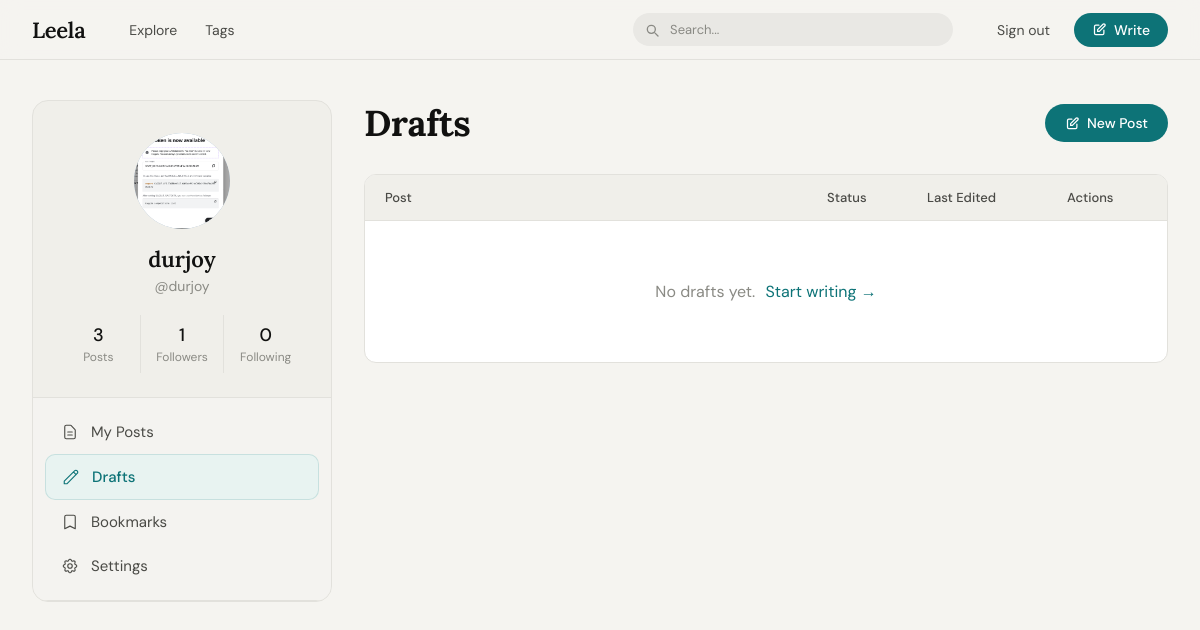
Page /dashboard/drafts/ (signed in) on the committed database.
### blog/models.py (models this page shows, shortened)
class User(AbstractUser):
    bio       = models.TextField(blank=True)
    avatar    = models.ImageField(upload_to='avatars/', blank=True, null=True)
    website   = models.URLField(blank=True)
    followers = models.ManyToManyField(
        'self',
        symmetrical=False,
        related_name='following',
        blank=True
    )
    def follower_count(self):
        return self.followers.count()
    def following_count(self):
        return self.following.count()

### blog/views.py (the view)
# urls.py: path('dashboard/drafts/', views.dashboard_drafts, name='dashboard_drafts'),
@login_required
def dashboard_drafts(request):
    drafts = Post.objects.filter(
        author=request.user, status='draft'
    ).order_by('-updated_at')
    drafts_count = drafts.count()
    return render(request, 'dashboard/drafts.html', {
        'drafts':       drafts,
        'drafts_count': drafts_count,
        'active_tab':   'drafts',
    })

### blog/templates/dashboard/drafts.html (shortened to what this page needs)
{% extends 'dashboard/base.html' %}
{%block content %}
<div class="panel-header">
  <h1 class="panel-title">Drafts</h1>
  <a class="btn-new-post" href="{% url 'post_create' %}">
    <svg
      xmlns="http://www.w3.org/2000/svg"
      fill="none"
      viewBox="0 0 24 24"
      stroke="currentColor"
    >
      <path
        stroke-linecap="round"
        stroke-linejoin="round"
        stroke-width="2"
        d="M11 5H6a2 2 0 00-2 2v11a2 2 0 002 2h11a2 2 0 002-2v-5m-1.414-9.414a2 2 0 112.828 2.828L11.828 15H9v-2.828l8.586-8.586z"
      />
    </svg>
    New Post
  </a>
</div>
<div class="table-wrap">
  <div class="table-head drafts-cols">
    <span>Post</span><span>Status</span><span>Last Edited</span
    ><span>Actions</span>
  </div>
  {% for draft in drafts %}
  <div class="table-row drafts-cols" id="row-{{ draft.slug }}">
    <div class="draft-cell">
      <div class="draft-title">{{ draft.title }}</div>
      <div class="draft-excerpt">
        {{ draft.excerpt|default:"No excerpt yet..." }}
      </div>
    </div>
    <div><span class="status-badge status-draft">Draft</span></div>
    <div style="font-size: 14px; color: var(--text-2)">
      {{ draft.updated_at|date:"M d, Y" }}
    </div>
    <div class="actions-cell">
      <a
        class="action-icon"
        href="{% url 'post_edit' draft.slug %}"
        title="Edit"
      >
        <svg
          xmlns="http://www.w3.org/2000/svg"
          fill="none"
          viewBox="0 0 24 24"
          stroke="currentColor"
        >
          <path
            stroke-linecap="round"
            stroke-linejoin="round"
            stroke-width="1.5"
            d="M15.232 5.232l3.536 3.536m-2.036-5.036a2.5 2.5 0 113.536 3.536L6.5 21.036H3v-3.572L16.732 3.732z"
          />
        </svg>
      </a>
      <button
        class="action-icon del"
        onclick="deletePost('{{ draft.slug }}')"
        title="Delete"
      >
        <svg
          xmlns="http://www.w3.org/2000/svg"
          fill="none"
          viewBox="0 0 24 24"
          stroke="currentColor"
        >
          <path
            stroke-linecap="round"
            stroke-linejoin="round"
            stroke-width="1.5"
            d="M19 7l-.867 12.142A2 2 0 0116.138 21H7.862a2 2 0 01-1.995-1.858L5 7m5 4v6m4-6v6m1-10V4a1 1 0 00-1-1h-4a1 1 0 00-1 1v3M4 7h16"
          />
        </svg>
      </button>
    </div>
  </div>
  {% empty %}
  <div style="padding: 60px; text-align: center; color: var(--text-3)">
    No drafts yet.
    <a
      href="{% url 'post_create' %}"
      style="color: var(--teal); margin-left: 6px"
      >Start writing →</a
    >
  </div>
  {% endfor %}
</div>
{% endblock %}

### blog/templates/dashboard/base.html (shortened to what this page needs)
{% load static %}
<!doctype html>
<html lang="en">
  <head>
    <link rel="stylesheet" href="{% static 'blog/css/dashboard.css' %}" />
  </head>
  <body>
    <nav>
      <div class="nav-inner">
        <a class="nav-logo" href="{% url 'home' %}">Leela</a>
        <div class="nav-links">
          <a href="{% url 'home' %}">Explore</a>
          <a href="#">Tags</a>
        </div>
        <div class="nav-search">
          <svg
            xmlns="http://www.w3.org/2000/svg"
            fill="none"
            viewBox="0 0 24 24"
            stroke="currentColor"
          >
            <path
              stroke-linecap="round"
              stroke-linejoin="round"
              stroke-width="2"
              d="M21 21l-4.35-4.35M17 11A6 6 0 1 1 5 11a6 6 0 0 1 12 0z"
            />
          </svg>
          <input type="text" placeholder="Search..." />
        </div>
        <div class="nav-right">
          <a href="{% url 'signout' %}" class="btn-signin">Sign out</a>
          <a class="btn-write" href="{% url 'post_create' %}">
            <svg
              xmlns="http://www.w3.org/2000/svg"
              fill="none"
              viewBox="0 0 24 24"
              stroke="currentColor"
            >
              <path
                stroke-linecap="round"
                stroke-linejoin="round"
                stroke-width="2"
                d="M11 5H6a2 2 0 00-2 2v11a2 2 0 002 2h11a2 2 0 002-2v-5m-1.414-9.414a2 2 0 112.828 2.828L11.828 15H9v-2.828l8.586-8.586z"
              />
            </svg>
            Write
          </a>
        </div>
      </div>
    </nav>
    <div class="page">
      <aside class="sidebar">
        <div class="profile-block">
          <div class="avatar-wrap">
            {% if request.user.avatar %}
            <img
              src="{{ request.user.avatar.url }}"
              style="
                width: 100%;
                height: 100%;
                object-fit: cover;
                border-radius: 50%;
              "
              alt="{{ request.user.username }}"
            />
            {% else %} {{ request.user.username|first|upper }} {% endif %}
          </div>
          <div class="profile-name">
            {{ request.user.get_full_name|default:request.user.username }}
          </div>
          <div class="profile-handle">@{{ request.user.username }}</div>
          <div class="stats-row">
            <div class="stat">
              <span class="stat-num">{{ request.user.posts.count }}</span>
              <span class="stat-label">Posts</span>
            </div>
            <div class="stat">
              <span class="stat-num">{{ request.user.follower_count }}</span>
              <span class="stat-label">Followers</span>
            </div>
            <div class="stat">
              <span class="stat-num">{{ request.user.following_count }}</span>
              <span class="stat-label">Following</span>
            </div>
          </div>
        </div>
        <nav class="nav-menu">
          <a
            href="{% url 'dashboard' %}"
            class="nav-item {% if active_tab == 'my_posts' %}active{% endif %}"
          >
            <svg
              xmlns="http://www.w3.org/2000/svg"
              fill="none"
              viewBox="0 0 24 24"
              stroke="currentColor"
            >
              <path
                stroke-linecap="round"
                stroke-linejoin="round"
                stroke-width="1.5"
                d="M9 12h6m-6 4h6m2 5H7a2 2 0 01-2-2V5a2 2 0 012-2h5.586a1 1 0 01.707.293l5.414 5.414a1 1 0 01.293.707V19a2 2 0 01-2 2z"
              />
            </svg>
            My Posts
          </a>
          <a
            href="{% url 'dashboard_drafts' %}"
            class="nav-item {% if active_tab == 'drafts' %}active{% endif %}"
          >
            <svg
              xmlns="http://www.w3.org/2000/svg"
              fill="none"
              viewBox="0 0 24 24"
              stroke="currentColor"
            >
              <path
                stroke-linecap="round"
                stroke-linejoin="round"
                stroke-width="1.5"
                d="M15.232 5.232l3.536 3.536m-2.036-5.036a2.5 2.5 0 113.536 3.536L6.5 21.036H3v-3.572L16.732 3.732z"
              />
            </svg>
            Drafts
          </a>
          <a
            href="{% url 'dashboard_bookmarks' %}"
            class="nav-item {% if active_tab == 'bookmarks' %}active{% endif %}"
          >
            <svg
              xmlns="http://www.w3.org/2000/svg"
              fill="none"
              viewBox="0 0 24 24"
              stroke="currentColor"
            >
              <path
                stroke-linecap="round"
                stroke-linejoin="round"
                stroke-width="1.5"
                d="M5 5a2 2 0 012-2h10a2 2 0 012 2v16l-7-3.5L5 21V5z"
              />
            </svg>
            Bookmarks
          </a>
          <a
            href="{% url 'dashboard_settings' %}"
            class="nav-item {% if active_tab == 'settings' %}active{% endif %}"
          >
            Settings
          </a>
        </nav>
      </aside>
      <main class="main-panel">
         {% block content %}{% endblock %}
      </main>
    </div>
  </body>
</html>

### rows in the picture
User: user.avatar (picture), user.get_full_name "durjoy", user.username "durjoy", user.posts.count "3", user.follower_count "1", user.following_count "0"
